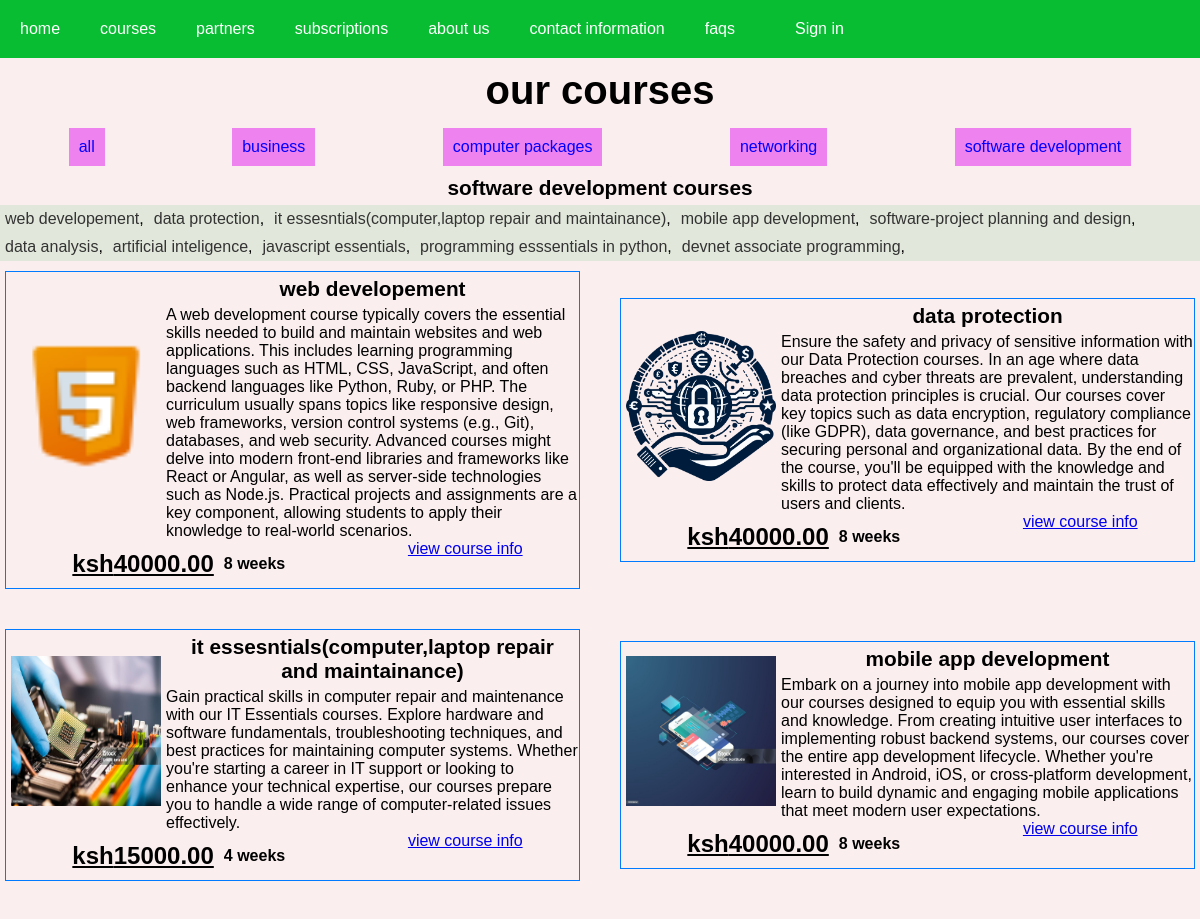
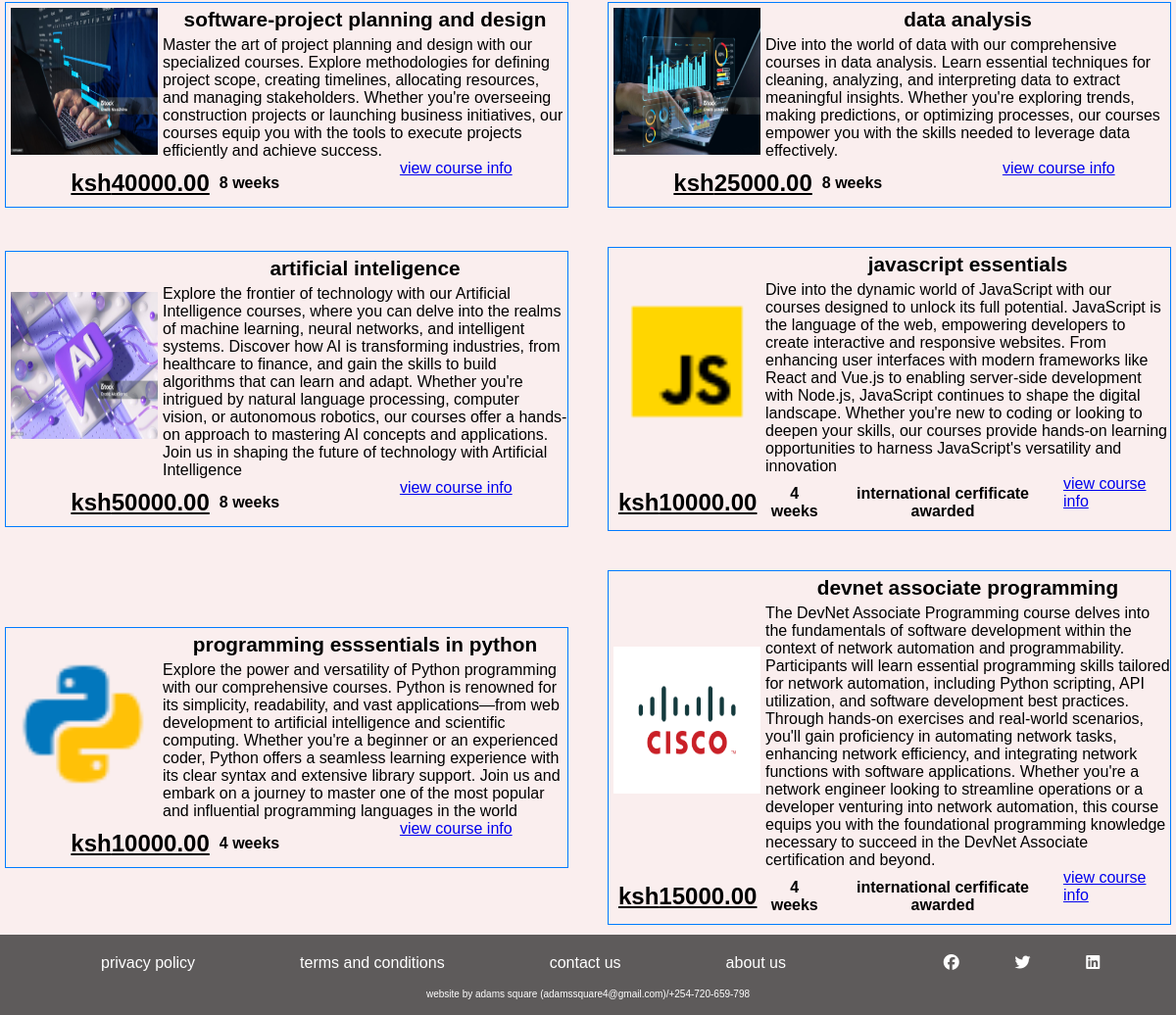
/home/courses/1/, run on an earlier commit of the app's database (2 pictures, top to bottom).
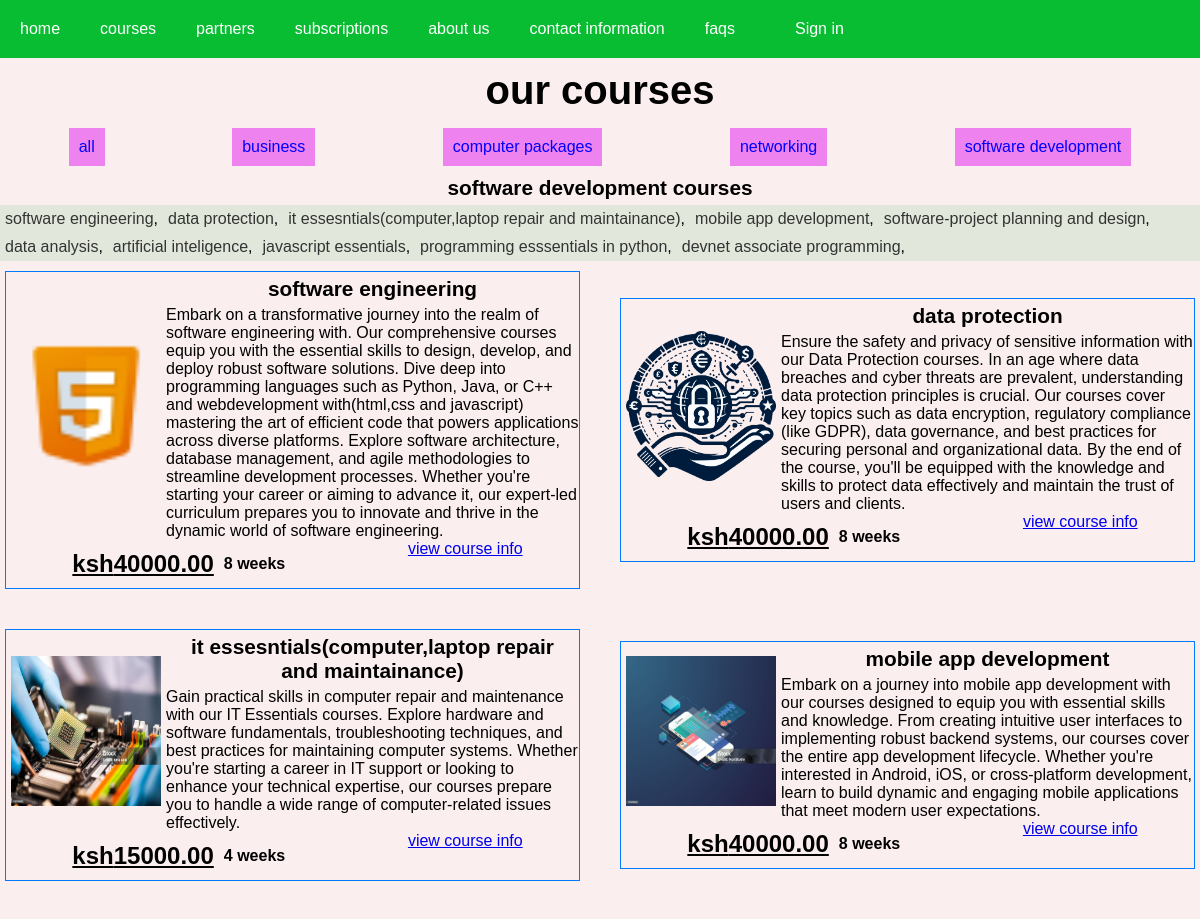
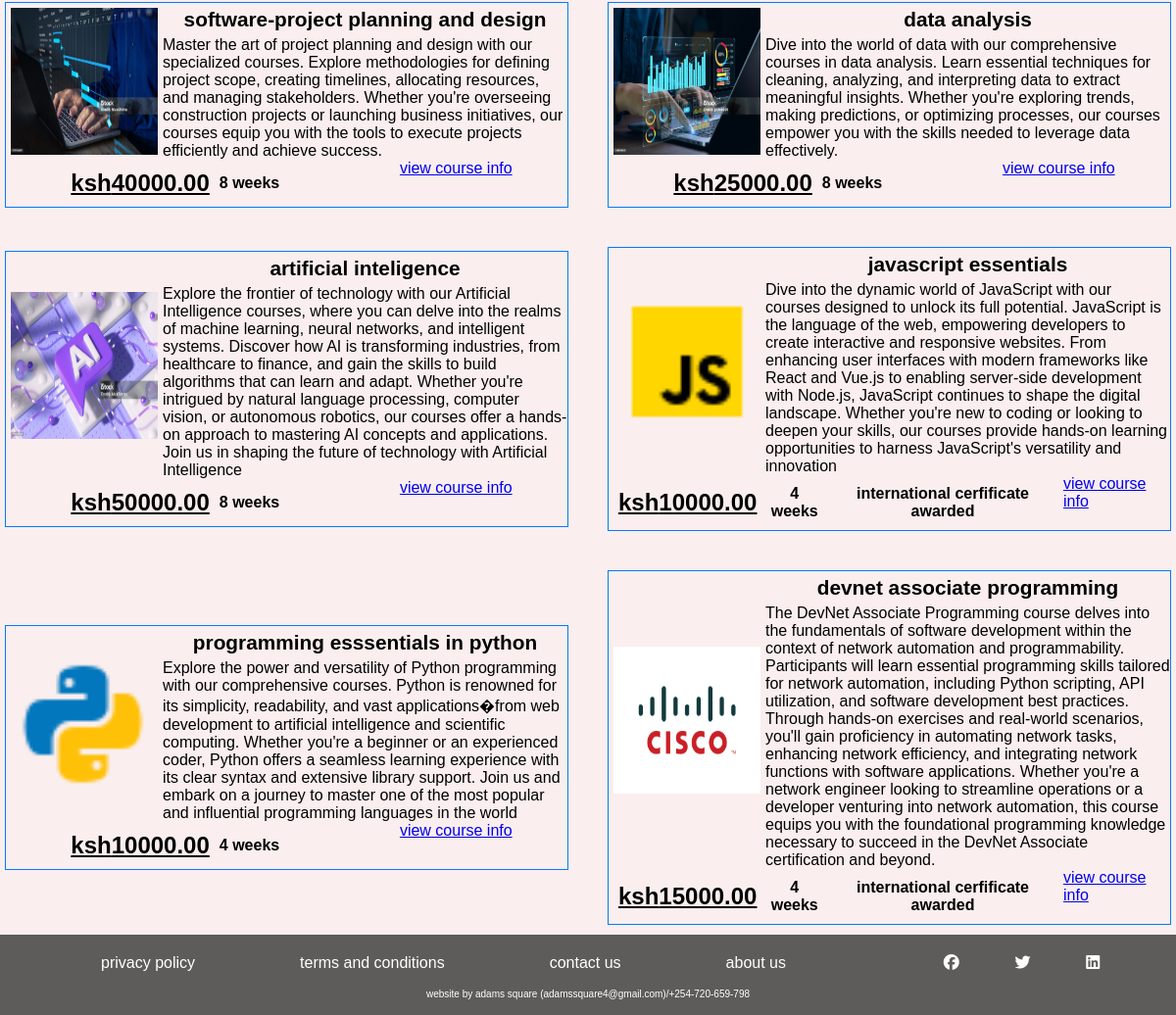
And on a later commit of the database (2 pictures, top to bottom).
### courses/models.py (models this page shows, shortened)
class Subject(models.Model):
    title = models.CharField(max_length=200)
    slug = models.SlugField(max_length=200, unique=True)
    class Meta:
        ordering = ["title"]

class Course(models.Model):
    owner = models.ForeignKey(
        settings.AUTH_USER_MODEL,
        related_name="courses_created",
        on_delete=models.CASCADE,
    )
    subject = models.ForeignKey(
        Subject, related_name="courses", on_delete=models.CASCADE
    )
    title = models.CharField(max_length=200)
    slug = models.SlugField(max_length=200, unique=True)
    overview = models.TextField()
    created = models.DateTimeField(auto_now_add=True)
    image = models.ImageField(upload_to="images/course/photos", blank=True, null=True)
    cert_benefit = models.TextField(blank=True, null=True)
    international_certification = models.BooleanField(default=False)
    period_in_weeks = models.IntegerField(blank=True, null=True)
    fee = models.DecimalField(max_digits=9, decimal_places=2, blank=True, null=True)
    class Meta:
        ordering = ["-created"]

### courses/views.py (the view)
# urls.py: path("home/courses", views.home_courses, name="courses"),
def home_courses(request, id=None):
    if id:
        courses = Course.objects.filter(subject=id)
        filtered_by = get_object_or_404(Subject, pk=id)
    else:
        courses = Course.objects.all()
        filtered_by = None
    sub = Subject.objects.all()
    context = {
        "courses": courses,
        "sub": sub,
        "filter": filtered_by,
    }
    return render(request, "public/our_courses.html", context)

### courses/templatetags/course.py (called while the page is built)
@register.filter(name="has_group")
def has_group(user, group_name):
    return user.groups.filter(name=group_name).exists()

### courses/templates/public/our_courses.html (shortened to what this page needs)
{% extends "base.html" %}
{% load static %}
{% block content %}
<div class="oc_title">our courses</div>
<div class="oc_tlinks">
    <a href="{% url "courses" %}" class="oc_button">all</a>
    {% for s in sub  %}
       <a href="{% url "courses" s.id %}" class="oc_button">{{s.title}}</a>
    {% endfor %}
</div>
<div class="oc_show">
    {% if filter %}
      {{filter.title}} courses
    {% else %}
       all courses
    {% endif %}
</div>
 <div class="oc_clist" id="oc_all" >
        {% for c in courses %}
           <div class="oc_li"><a href="#{{c.id}}">{{ c.title }}</a>,</div>
        {% endfor %}
 </div>
<div class="oc_courses">
    {% for course in courses  %}
 <div class="oc_hold" id="{{course.id}}">
    <a href="{% url "course_about" course.id course.title  %}" class="oc_link">
    <div class="oc_top">
        <div class="hold_left">
            <div class="left_img">
            <img src="{{ course.image.url }}" alt="course image">
        </div>
        </div>
        <div class="hold_mid">
            <div class="mid_title">{{ course.title }}</div>
         <div class="mid_overview">
            {{ course.overview }}
        </div>
    </div>
</div>
<div class="oc_down">
<div class="oc_bottom">
        <div class="hold_right">
            ksh{{ course.fee }}
        </div>
            <div class="mid_weeks">
               {{ course.period_in_weeks }} weeks
            </div>
                {% if course.international_certification %}
                <div class="mid_weeks">
                  international cerfificate awarded
                </div>
                {% endif %}
        </div>
         <div class="oc_link"><a href="{% url "course_about" course.id course.title %}">view course info</a></div>
    </div>
</a>
    </div>
    {% endfor %}
</div>
{% endblock content %}

### courses/templates/base.html (shortened to what this page needs)
{% load static %}
{% load course %}
<!DOCTYPE html>
<html lang="en">
<head>
    <link rel="stylesheet" href="https://cdn.jsdelivr.net/npm/swiper@10/swiper-bundle.min.css" />
    <link href="{% static 'courses/css/styles.css' %}" rel="stylesheet">
</head>
<body>
    <div class="header">
        <div class="menu">
            <div class="menu_list navbar-links">
                <div class="item">
                    <a href="{% url "home" %}">home</a>
                </div>
                <div class="item">
                    <a href="{% url "courses" %}">courses</a>
                </div>
                <div class="item">
                    <a href="{% url "partners" %}">partners</a>
                </div>
                <div class="item">
                    <a href="{% url "subscription" %}">subscriptions</a>
                </div>
                <div class="item">
                    <a href="{% url "about" %}">about us</a>
                </div>
                <div class="item">
                    <a href="{% url "contacts" %}">contact information</a>
                </div>
                <div class="item">
                    <a href="{% url "faqs" %}">faqs</a>
                </div>
                <div class="right_menu">
                    {% if request.user.is_authenticated %}
                    <div class="item">
                        <form action="{% url "logout" %}" method="POST" class="log_form">
                            {% csrf_token %}
                            <button type="submit">sign out</button>
                        </form>
                    </div>
                    {% else %}
                    <div class="item">
                        <a href="{% url "login" %}">Sign in</a>
                    </div>
                    {% endif %}
                </div>
            </div>
        </div>
    </div>
    <div class="content">
        {% block content %}{% endblock content %}
    </div>
    <div class="footer">
    <div class="top_foot">
    <div class="fot_menu">
       <div class="fmn"><a href="{% url "privacy" %}">privacy policy</a></div>
       <div class="fmn"><a href="{% url "terms" %}">terms and conditions</a></div>
       <div class="fmn"><a href="{% url "contacts" %}">contact us</a></div>
       <div class="fmn"><a href="{% url "about" %}">about us</a></div>
    </div>
    <div class="footer_icons">
        <div class="ic"><a href=""><i class="fa-brands fa-facebook"></i></a></div>
        <div class="ic"><a href=""><i class="fa-brands fa-twitter"></i></a></div>
        <div class="ic"><a href=""><i class="fa-brands fa-linkedin"></i></a></div>
    </div>
    </div>
    <div class="btm_foot">
      <small>website by adams square (adamssquare4@gmail.com)/+254-720-659-798</small>
    </div>
</body>
</html>

### staticfiles/courses/css/styles.css (style rules this page uses)
* { box-sizing: border-box; }
img { width: 100%; height: 100%; }
body { font-family: Arial, sans-serif; margin: 0; padding: 0; background-color: rgba(241, 200, 200, 0.295); }
.menu { display: flex; justify-content: space-between; background-color: #08bd32; }
.menu_list { display: flex; }
.item { display: flex; justify-content: center; align-items: center; padding: 10px; margin: 10px; }
.item a, .more-links p a { color: white; text-decoration: none; }
.right_menu { margin: 0px 20px; display: flex; justify-content: center; align-items: center; }
.footer { background-color: rgb(94, 91, 91); color: white; padding: 10px; }
.top_foot { display: flex; justify-content: space-around; }
.fot_menu { display: flex; justify-content: space-around; width: 70%; padding: 10px; }
.fmn a { text-decoration: none; color: white; padding: 5px; }
.footer_icons .ic a { color: white; padding: 5px; }
.footer_icons { display: flex; justify-content: space-around; width: 20%; padding: 10px; }
.btm_foot { text-align: center; padding: 5px; font-size: 12px; }
.oc_title { font-size: 2.5em; padding: 10px; text-align: center; font-weight: bolder; }
.oc_clist { display: flex; flex-wrap: wrap; background-color: #74cf892f; }
.oc_button { display: block; padding: 10px; background-color: violet; text-align: center; text-decoration: none; color: blue; }
.oc_tlinks { display: flex; flex: wrap; padding: 5px; justify-content: space-around; }
.oc_show { padding: 5px; text-align: center; font-size: 1.3em; font-weight: bold; }
.oc_li { margin: 5px; }
.oc_li a { text-decoration: none; color: #333; }
.oc_courses { display: grid; grid-template-columns: repeat(2, 1fr); place-items: center; gap: 40px; padding:10px 5px; }
.oc_link { color: black; text-decoration: none; }
.oc_hold { display: flex; flex-direction: column; }
.oc_top { display: flex; }
.hold_mid { display: flex; flex-direction: column; }
.hold_left { flex-basis: 20%; display: flex; align-items: center; justify-content: center; padding: 5px; }
.hold_mid { flex-basis: 80%; }
.left_img { width: 150px; height: 150px; }
.mid_title { font-size: 1.3em; font-family: 'Lucida Sans', 'Lucida Sans Regular', 'Lucida Grande', 'Lucida Sans Unicode', Geneva, Verdana, sans-serif; text-align: center; padding: 5px; font-weight: bold; }
.oc_bottom { display: flex; justify-content: space-between; align-items: center; padding: 5px; }
.mid_weeks { margin: 5px; font-weight: bold; text-align: center; }
.hold_right { font-size: 1.5em; font-weight: bolder; text-align:center; padding: 5px; text-decoration: underline; }
.oc_hold { border: 1px solid #007bff; }
.oc_down { display: flex; justify-content: space-around; }

What changed in the data, as far as the page shows it:
changed Course: title "web developement" → "software engineering"; overview "A web development course typically covers the essential skills needed to build and maintain websites and web applications. This includes learning programming languages such as HTML, CSS, JavaScript, and often backend languages like Python, Ruby, or PHP. The curriculum usually spans topics like responsive design, web frameworks, version control systems (e.g., Git), databases, and web security. Advanced courses might delve into modern front-end libraries and frameworks like React or Angular, as well as server-side technologies such as Node.js. Practical projects and assignments are a key component, allowing students to apply their knowledge to real-world scenarios." → "Embark on a transformative journey into the realm of software engineering with. Our comprehensive courses equip you with the essential skills to design, develop, and deploy robust software solutions. Dive deep into programming languages such as Python, Java, or C++ and webdevelopment with(html,css and javascript) mastering the art of efficient code that powers applications across diverse platforms. Explore software architecture, database management, and agile methodologies to streamline development processes. Whether you're starting your career or aiming to advance it, our expert-led curriculum prepares you to innovate and thrive in the dynamic world of software engineering."
changed Course "programming esssentials in python": overview "…simplicity, readability, and vast applications—from web development to artificial…" → "…simplicity, readability, and vast applications�from web development to artificial…"
